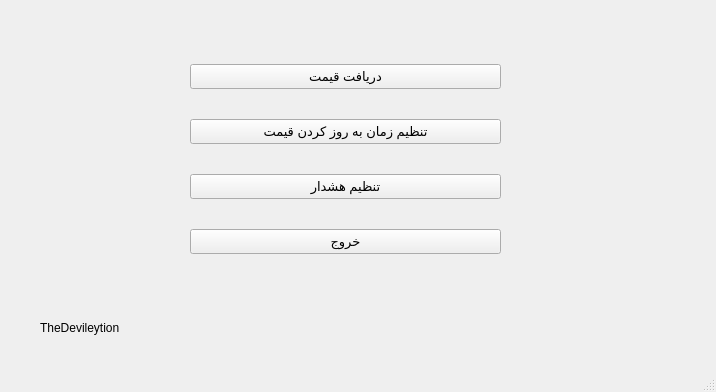
<?xml version="1.0" encoding="UTF-8"?>
<ui version="4.0">
 <class>MainWindow</class>
 <widget class="QMainWindow" name="MainWindow">
  <property name="geometry">
   <rect>
    <x>0</x>
    <y>0</y>
    <width>716</width>
    <height>392</height>
   </rect>
  </property>
  <property name="windowTitle">
   <string>MainWindow</string>
  </property>
  <widget class="QWidget" name="centralwidget">
   <widget class="QWidget" name="layoutWidget">
    <property name="geometry">
     <rect>
      <x>190</x>
      <y>40</y>
      <width>311</width>
      <height>241</height>
     </rect>
    </property>
    <property name="font">
     <font>
      <pointsize>10</pointsize>
     </font>
    </property>
    <layout class="QGridLayout" name="gridLayout">
     <item row="3" column="0">
      <widget class="QPushButton" name="pushButton_3">
       <property name="font">
        <font>
         <pointsize>10</pointsize>
        </font>
       </property>
       <property name="text">
        <string>تنظیم هشدار</string>
       </property>
      </widget>
     </item>
     <item row="1" column="0">
      <widget class="QPushButton" name="pushButton">
       <property name="font">
        <font>
         <pointsize>10</pointsize>
        </font>
       </property>
       <property name="text">
        <string>دریافت قیمت</string>
       </property>
      </widget>
     </item>
     <item row="4" column="0">
      <widget class="QPushButton" name="pushButton_2">
       <property name="font">
        <font>
         <pointsize>10</pointsize>
        </font>
       </property>
       <property name="text">
        <string>خروج</string>
       </property>
      </widget>
     </item>
     <item row="2" column="0">
      <widget class="QPushButton" name="pushButton_4">
       <property name="font">
        <font>
         <pointsize>10</pointsize>
        </font>
       </property>
       <property name="text">
        <string>تنظیم زمان به روز کردن قیمت</string>
       </property>
      </widget>
     </item>
    </layout>
   </widget>
   <widget class="QLabel" name="label">
    <property name="geometry">
     <rect>
      <x>40</x>
      <y>320</y>
      <width>81</width>
      <height>16</height>
     </rect>
    </property>
    <property name="text">
     <string>TheDevileytion</string>
    </property>
   </widget>
  </widget>
  <widget class="QMenuBar" name="menubar">
   <property name="geometry">
    <rect>
     <x>0</x>
     <y>0</y>
     <width>716</width>
     <height>20</height>
    </rect>
   </property>
  </widget>
  <widget class="QStatusBar" name="statusbar"/>
 </widget>
 <resources/>
 <connections>
  <connection>
   <sender>pushButton_2</sender>
   <signal>clicked()</signal>
   <receiver>MainWindow</receiver>
   <slot>close()</slot>
   <hints>
    <hint type="sourcelabel">
     <x>441</x>
     <y>257</y>
    </hint>
    <hint type="destinationlabel">
     <x>585</x>
     <y>272</y>
    </hint>
   </hints>
  </connection>
 </connections>
</ui>
